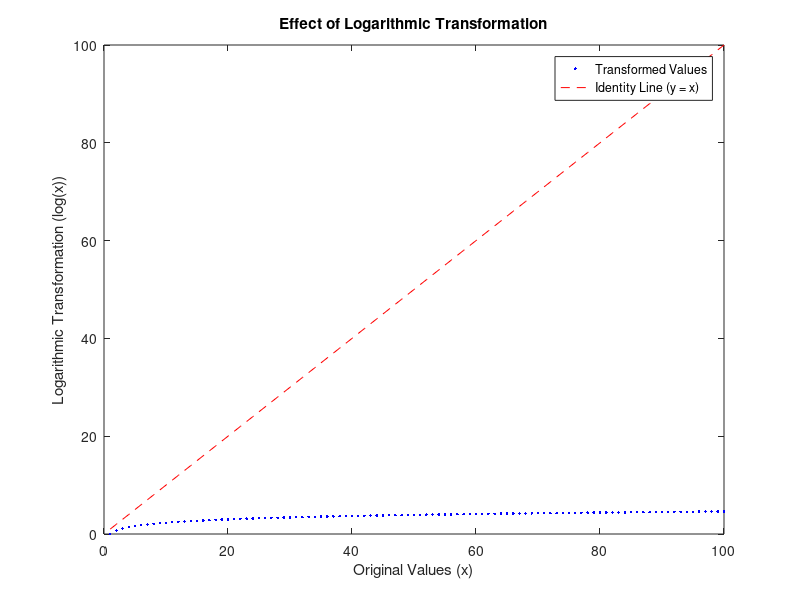

The MATLAB script that drew this image:
% Generating example data
x = linspace(1, 100, 100); % Creating an array of values from 1 to 100
y = log(x); % Applying logarithmic transformation to the array

% Plotting the transformation
figure;
plot(x, y, 'b.'); % Plotting the transformed values against the original values
xlabel('Original Values (x)');
ylabel('Logarithmic Transformation (log(x))');
title('Effect of Logarithmic Transformation');

% Optional: Plotting the identity line (y = x) for reference
hold on;
plot(x, x, 'r--'); % Plotting the identity line (y = x) in red dashed line
legend('Transformed Values', 'Identity Line (y = x)', 'Location', 'best');
hold off;